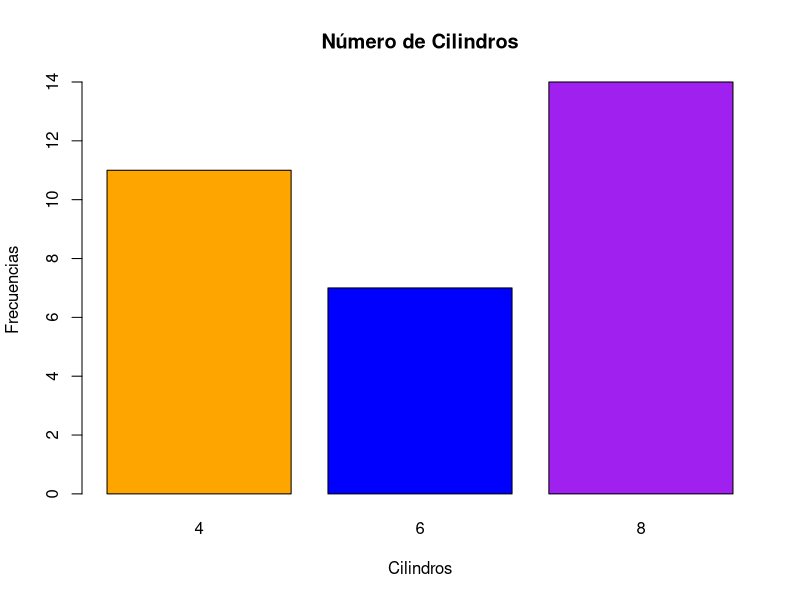
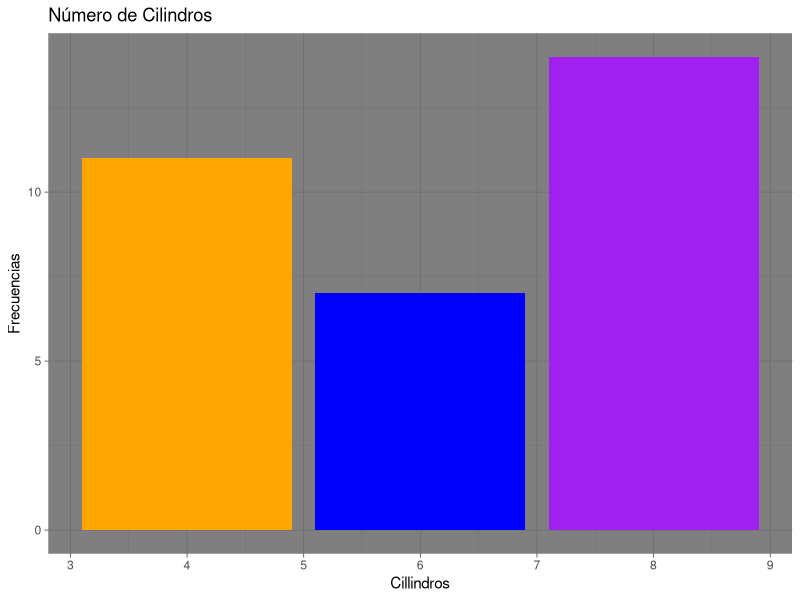
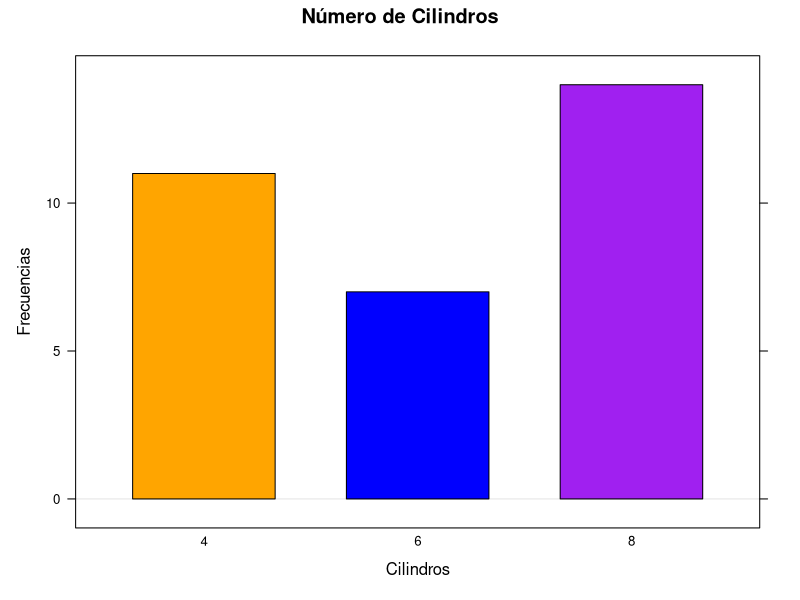

The R source for these figures, in order:
## ---- chunk 1

library(ggplot2)

library(lattice)

knitr::opts_chunk$set(echo = TRUE)
## ---- chunk 2
summary(mtcars)

summary(mtcars$cyl)

summary(mtcars$gear)
## ---- chunk 3
x <- table(mtcars$cyl)

colores <- c("orange","blue","purple")

barplot(x,xlab="Cilindros",ylab="Frecuencias",main="Número de Cilindros",col=colores)
## ---- chunk 4
ggplot(mtcars,aes(cyl)) + geom_bar(fill=colores) + labs(x="Cillindros",y="Frecuencias",title="Número de Cilindros") + theme_dark()

## ---- chunk 5
barchart(x,xlab="Cilindros",ylab="Frecuencias",main="Número de Cilindros",col=colores,horizontal=FALSE)

